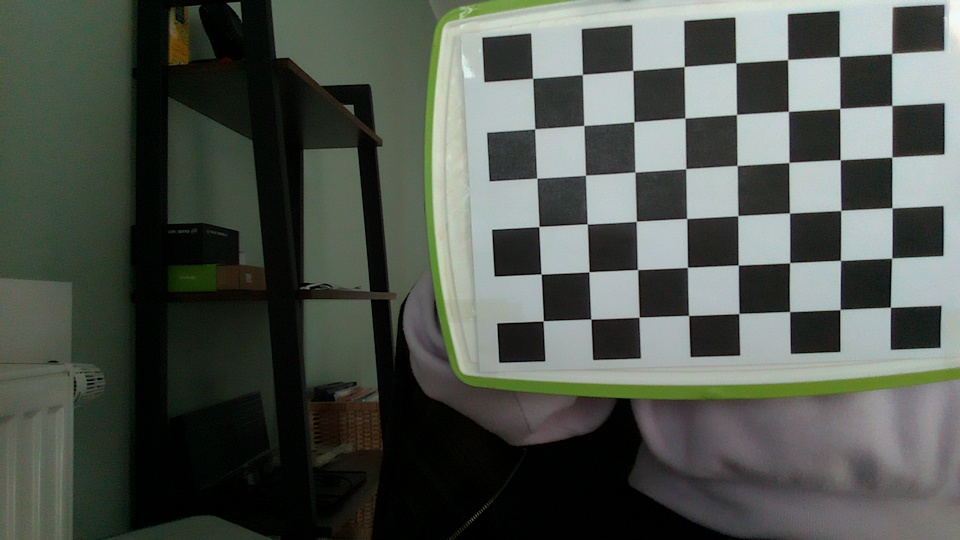
#> input picture rs_capture/checkerboard_imgs/1.jpg, 960 x 540 px; its folder holds only this picture in this run
$ python camera_calibration.py
#> lines starting #> are read from the running program, lines starting #| are printed output that depends on the picture; after the words box and inside, x2 and y2 are one past the last pixel; in counts of white or black regions, pixels touching at a corner belong together
## License: Apache 2.0. See LICENSE file in root directory.
## Copyright(c) 2015-2017 Intel Corporation. All Rights Reserved.

###############################################
##      Open CV and Numpy integration        ##
###############################################

import pyrealsense2 as rs
import numpy as np
import cv2
import glob
import argparse

'''
# Configure depth and color streams
pipeline = rs.pipeline()
config = rs.config()

# Get device product line for setting a supporting resolution
pipeline_wrapper = rs.pipeline_wrapper(pipeline)
pipeline_profile = config.resolve(pipeline_wrapper)
device = pipeline_profile.get_device()
device_product_line = str(device.get_info(rs.camera_info.product_line))

#config.enable_stream(rs.stream.depth, 640, 480, rs.format.z16, 30)

if device_product_line == 'L500':
    config.enable_stream(rs.stream.color, 960, 540, rs.format.bgr8, 30)
else:
    config.enable_stream(rs.stream.color, 640, 480, rs.format.bgr8, 30)

# Start streaming
pipeline.start(config)
'''


# termination criteria
criteria = (cv2.TERM_CRITERIA_EPS + cv2.TERM_CRITERIA_MAX_ITER, 30, 0.001)

# checkerboard dimensions
cb_row = 8
cb_col = 6

# prepare object points, like (0,0,0), (1,0,0), (2,0,0) ....,(6,5,0)
objp = np.zeros((cb_row*cb_col,3), np.float32)
objp[:,:2] = np.mgrid[0:cb_col, 0:cb_row].T.reshape(-1,2)

# Arrays to store object points and image points from all the images.
objpoints = [] # 3d point in real world space
imgpoints = [] # 2d points in image plane.

images = glob.glob('rs_capture/checkerboard_imgs/*.jpg')

for fname in images:
    img = cv2.imread(fname)
#> img is the input picture: shape (540, 960, 3); mean B, G, R 77.8, 84.9, 78.9
    gray = cv2.cvtColor(img, cv2.COLOR_BGR2GRAY)
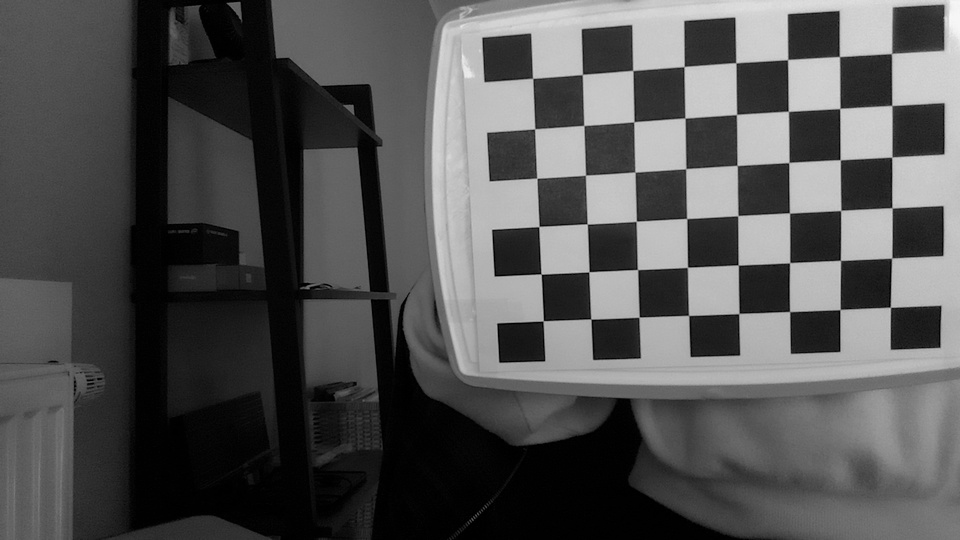
#> gray: shape (540, 960); min 0, max 248, mean 82.3

    # Find the chess board corners
    ret, corners = cv2.findChessboardCorners(gray, (cb_col,cb_row), None)
#> ret = True; corners = 48 rows, first 8: [891.4, 53.67], [891.7, 105.4], [891.7, 157.3], [892, 207.7], [891.6, 258.2], [890.3, 307.2], [839.4, 56.49], [839.7, 108.5]

    # If found, add object points, image points (after refining them)
    if ret == True:
        objpoints.append(objp)

        corners2 = cv2.cornerSubPix(gray, corners, (11,11), (-1,-1), criteria)
#> corners2 = 48 rows, first 8: [891.6, 53.48], [891.8, 105.5], [891.8, 157.1], [892.1, 207.8], [891.7, 258.1], [890.4, 307.2], [839.4, 56.54], [839.8, 108.5]
        imgpoints.append(corners2)

        # Draw and display the corners
        img = cv2.drawChessboardCorners(img, (cb_col,cb_row), corners2, ret)
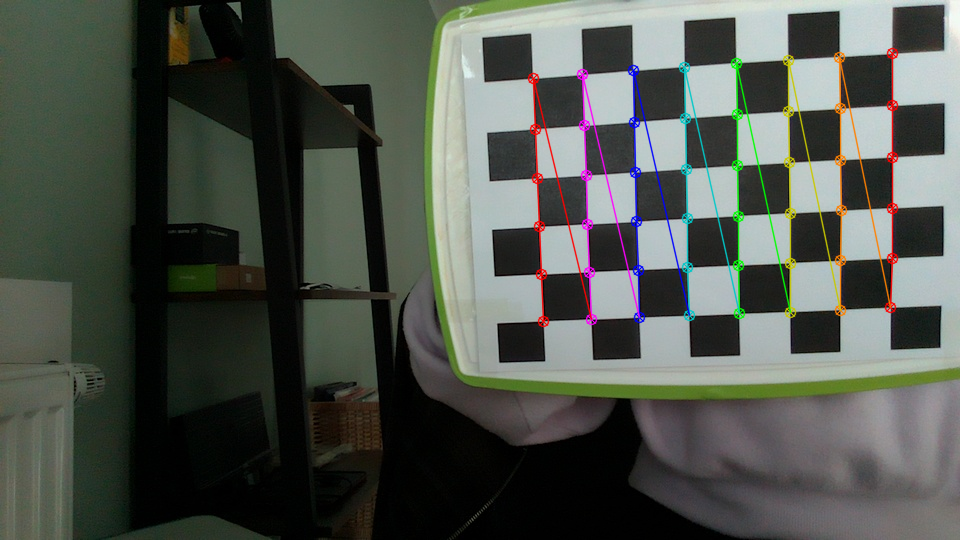
#> img: shape (540, 960, 3); 2.91% of pixels changed, all inside (x1, y1, x2, y2) = (527, 47, 899, 328)
        cv2.imshow('img', img)
        cv2.waitKey(500)

cv2.destroyAllWindows()
ret, mtx, dist, rvecs, tvecs = cv2.calibrateCamera(objpoints, imgpoints, gray.shape[::-1], None,None)
#> ret = 0.163; mtx = [[368.1, 0, 511.9], [0, 367.6, 271.8], [0, 0, 1]]; dist = [[0.0483, -0.0652, -4.48e-05, 0.000923, 0.0208]]; rvecs = ([0.0897, -0.00741, 1.52],); tvecs = ([7.4, -4.26, 7.17],)

# Saving the calibration
cv_file = cv2.FileStorage("rs_capture/checkerboard_test.yaml", cv2.FILE_STORAGE_WRITE)
cv_file.write("camera_matrix", mtx)
cv_file.write("distortion_coeff", dist)

cv_file.release()

'''
try:
    while True:

        # Wait for a coherent pair of frames: depth and color
        frames = pipeline.wait_for_frames()
        color_frame = frames.get_color_frame()
        if not color_frame:
            continue

        # Convert images to numpy arrays
        color_image = np.asanyarray(color_frame.get_data())

       # depth_colormap_dim = depth_colormap.shape
        color_colormap_dim = color_image.shape

        # Show images
        cv2.namedWindow('RealSense', cv2.WINDOW_AUTOSIZE)
        cv2.imshow('RealSense', color_image)
        cv2.waitKey(1)

finally:

    # Stop streaming
    pipeline.stop()
'''

$ run again, on rs_capture/checkerboard_imgs/13.jpg
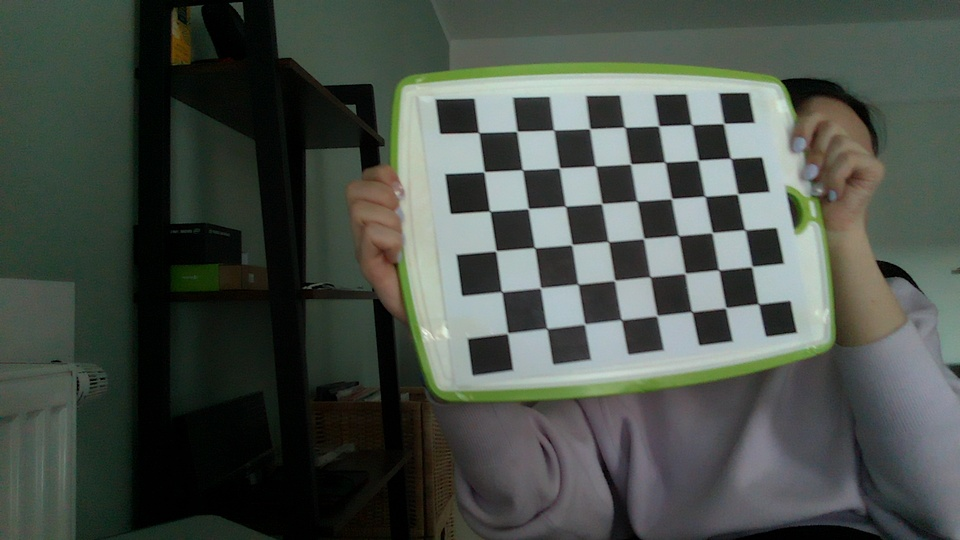
#> input picture rs_capture/checkerboard_imgs/13.jpg, 960 x 540 px
#> img is the input picture: shape (540, 960, 3); mean B, G, R 72.8, 79.6, 72.4
#> `gray = cv2.cvtColor(img, cv2.COLOR_BGR2GRAY)`:
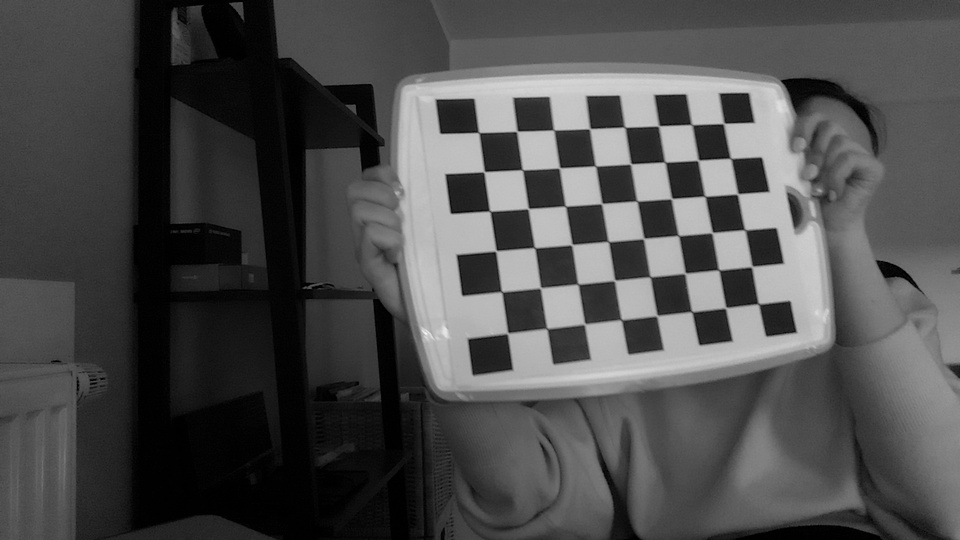
#> gray: shape (540, 960); min 0, max 246, mean 76.6
#> `ret, corners = cv2.findChessboardCorners(gray, (cb_col,cb_row), None)`: ret = True; corners = 48 rows, first 8: [723.9, 123.3], [730.4, 158.3], [737.5, 194.1], [744.6, 229.6], [751.7, 266.7], [758, 303.3], [692, 124.7], [698.1, 160.4]
#> corners2 = 48 rows, first 8: [723.7, 123.5], [730.6, 158.4], [737.6, 193.9], [744.9, 229.8], [751.8, 266.6], [758.5, 303.9], [691.7, 124.6], [698.2, 160.3]
#> `img = cv2.drawChessboardCorners(img, (cb_col,cb_row), corners2, ret)`:
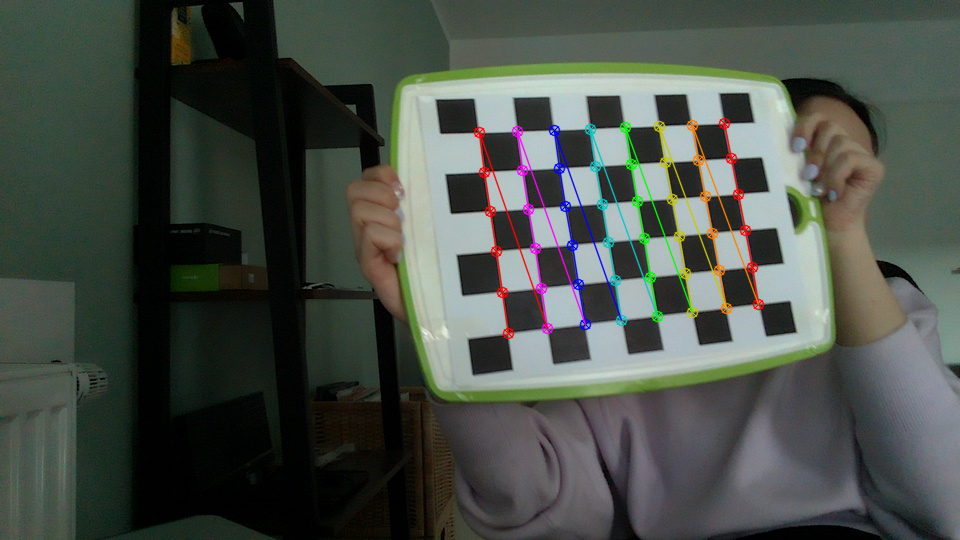
#> img: shape (540, 960, 3); 2.39% of pixels changed, all inside (x1, y1, x2, y2) = (473, 117, 765, 340)
#> `ret, mtx, dist, rvecs, tvecs = cv2.calibrateCamera(objpoints, imgpoint..`: ret = 0.202; mtx = [[613.4, 0, 450.3], [0, 614.4, 308.8], [0, 0, 1]]; dist = [[-0.0671, 0.653, -0.000525, 0.00128, -1.38]]; rvecs = ([-0.284, -0.0767, 1.44],); tvecs = ([7.46, -5.05, 16.81],)

$ run again, on rs_capture/checkerboard_imgs/14.jpg
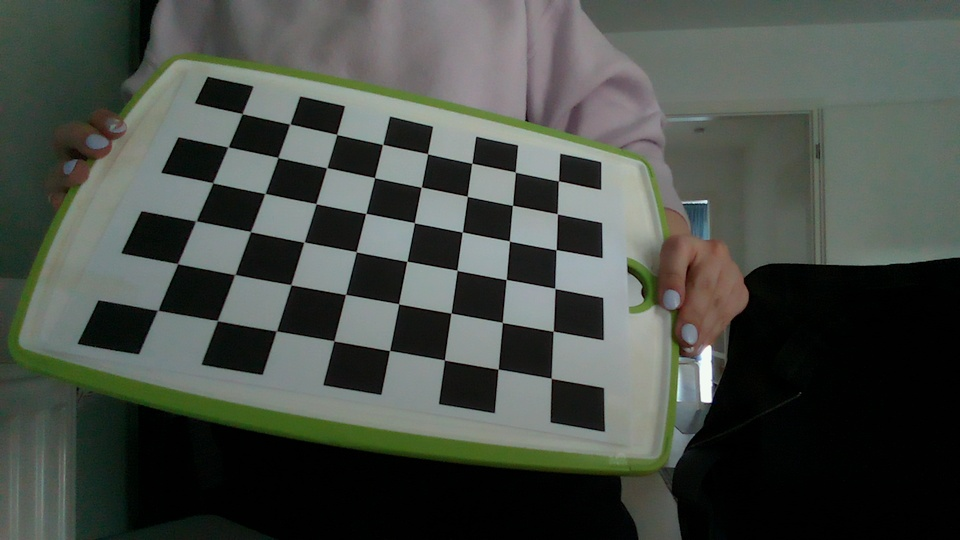
#> input picture rs_capture/checkerboard_imgs/14.jpg, 960 x 540 px
#> img is the input picture: shape (540, 960, 3); mean B, G, R 71, 77.2, 71.8
#> `gray = cv2.cvtColor(img, cv2.COLOR_BGR2GRAY)`:
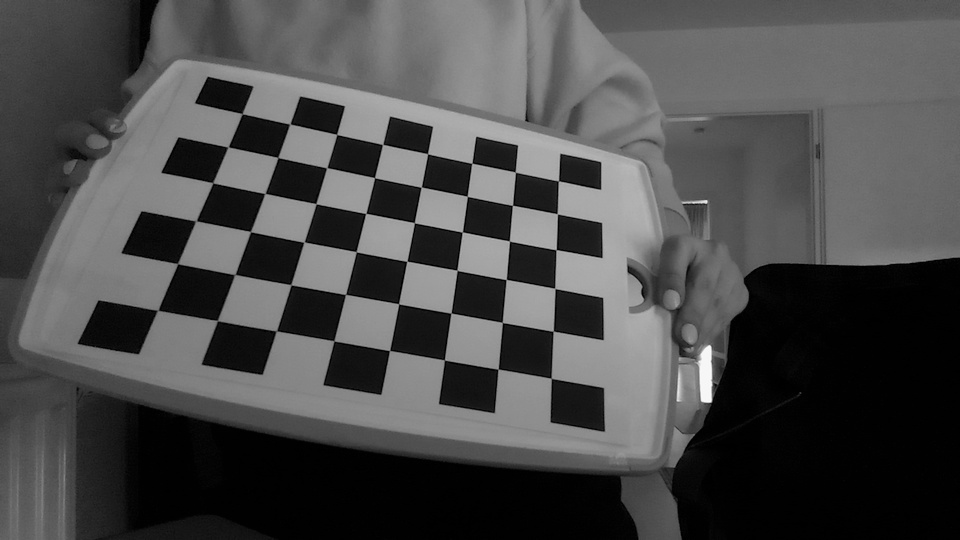
#> gray: shape (540, 960); min 0, max 252, mean 74.9
#> `ret, corners = cv2.findChessboardCorners(gray, (cb_col,cb_row), None)`: ret = True; corners = 48 rows, first 8: [158.1, 310.2], [177.6, 263.5], [196.3, 220.8], [213, 182.7], [228.2, 146.7], [242.3, 113.7], [217.5, 320.5], [235.2, 274.3]
#> corners2 = 48 rows, first 8: [157.6, 310.3], [177.6, 263.6], [195.8, 220.9], [212.8, 182.7], [227.9, 146.9], [242.1, 113.6], [217.4, 320.6], [234.8, 274.5]
#> `img = cv2.drawChessboardCorners(img, (cb_col,cb_row), corners2, ret)`:
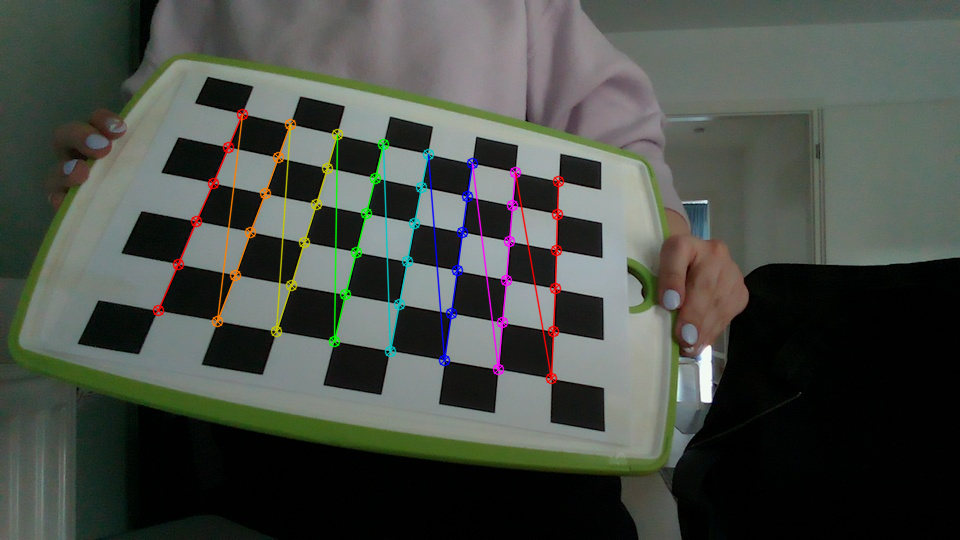
#> img: shape (540, 960, 3); 2.53% of pixels changed, all inside (x1, y1, x2, y2) = (152, 108, 565, 385)
#> `ret, mtx, dist, rvecs, tvecs = cv2.calibrateCamera(objpoints, imgpoint..`: ret = 0.261; mtx = [[677.3, 0, 521.2], [0, 748.2, 370.5], [0, 0, 1]]; dist = [[-0.195, 1.34, -0.00405, -0.000929, -2.45]]; rvecs = ([-0.35, -0.595, -1.4],); tvecs = ([-6.31, -0.934, 11.73],)

$ run again, on rs_capture/checkerboard_imgs/15.jpg
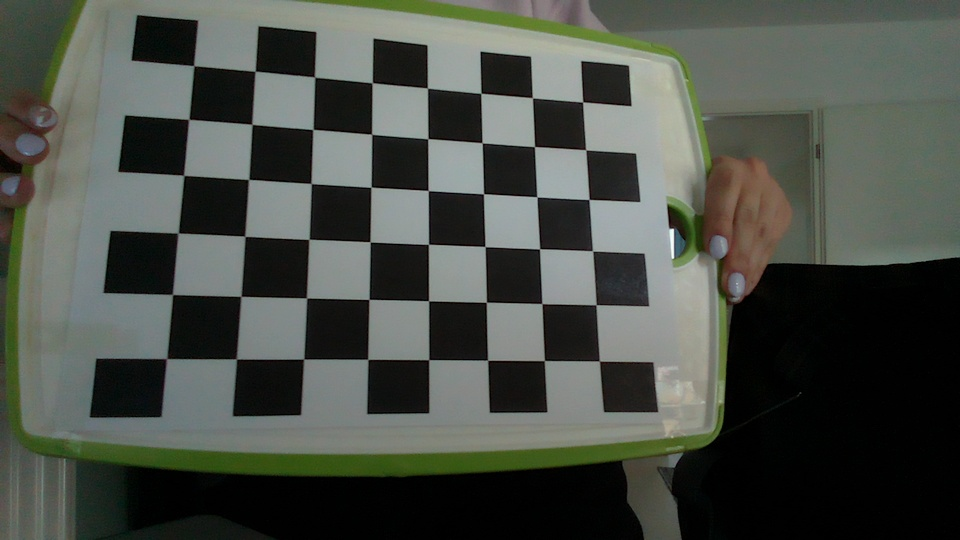
#> input picture rs_capture/checkerboard_imgs/15.jpg, 960 x 540 px
#> img is the input picture: shape (540, 960, 3); mean B, G, R 71.7, 78.8, 74.2
#> `gray = cv2.cvtColor(img, cv2.COLOR_BGR2GRAY)`:
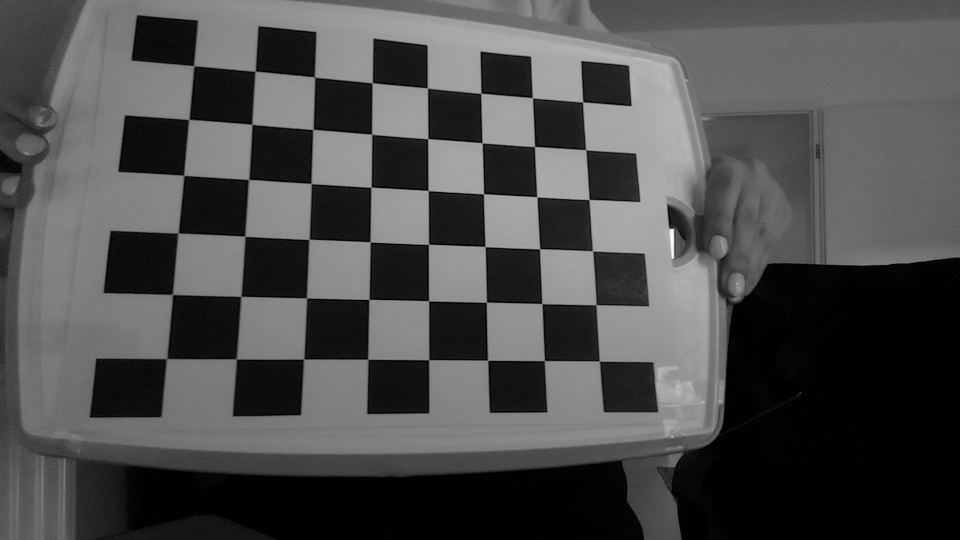
#> gray: shape (540, 960); min 0, max 249, mean 76.6
#> `ret, corners = cv2.findChessboardCorners(gray, (cb_col,cb_row), None)`: ret = True; corners = 48 rows, first 8: [166.6, 358.6], [172.7, 294.5], [178.3, 232.7], [183.8, 175.7], [189, 119.4], [194, 65.5], [236.7, 359], [240.9, 296.3]
#> corners2 = 48 rows, first 8: [166.5, 358.6], [172.5, 294.5], [178.1, 233], [183.7, 175.3], [188.7, 119.4], [193.6, 65.65], [236.4, 358.9], [240.9, 296.4]
#> `img = cv2.drawChessboardCorners(img, (cb_col,cb_row), corners2, ret)`:
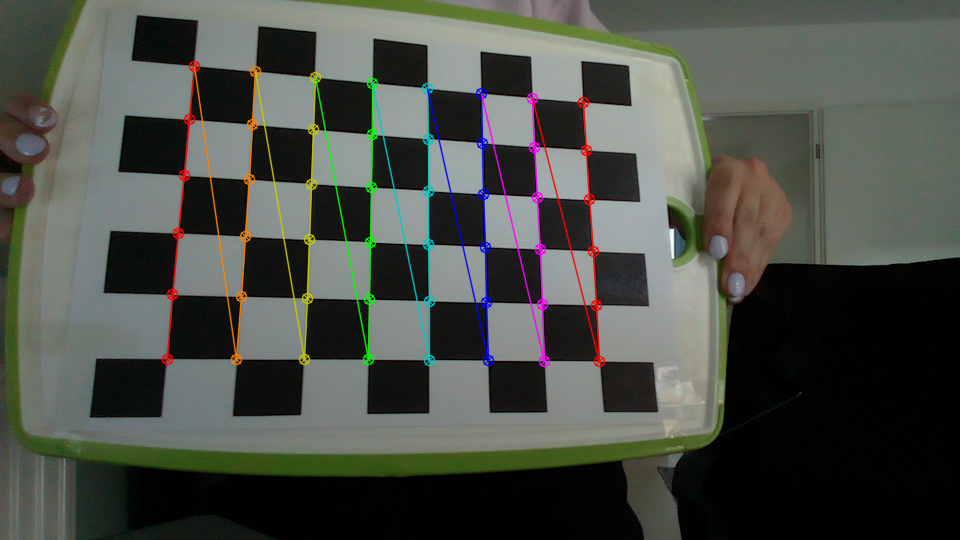
#> img: shape (540, 960, 3); 3.16% of pixels changed, all inside (x1, y1, x2, y2) = (161, 60, 606, 368)
#> `ret, mtx, dist, rvecs, tvecs = cv2.calibrateCamera(objpoints, imgpoint..`: ret = 0.213; mtx = [[821.4, 0, 569.3], [0, 860.5, 303], [0, 0, 1]]; dist = [[0.0424, 0.583, -0.000862, 0.00883, -1.61]]; rvecs = ([-0.0621, -0.452, -1.56],); tvecs = ([-6.25, 0.821, 12.85],)
